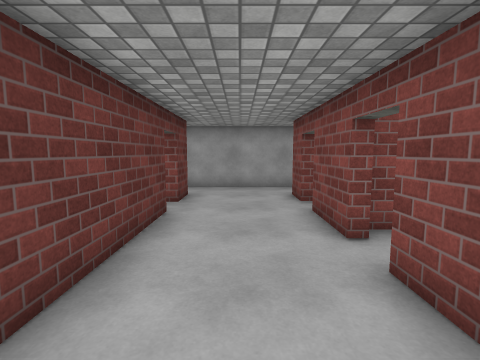
[1] (above)

16 first-person views from a walk through a 3-D level made in the Unity game engine. The camera is 1.4 m above the floor, tilts 6° down and sees 85° across. The floor is counted in squares, 1 m on a side. Each view is taken from the middle of a square. On the plan, view 1 faces up. The plan holds only what a view shows up to about 13 squares ahead; the rest is blank. The player character is not drawn. Surface patterns are stand-ins for the level's own textures.

[2]
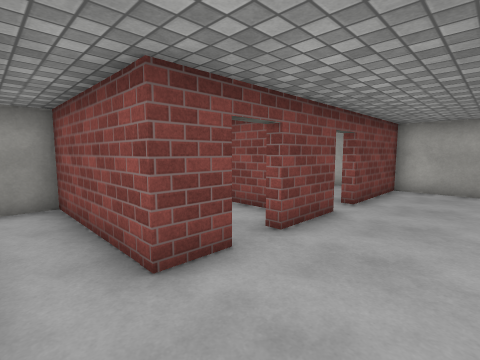

[3]
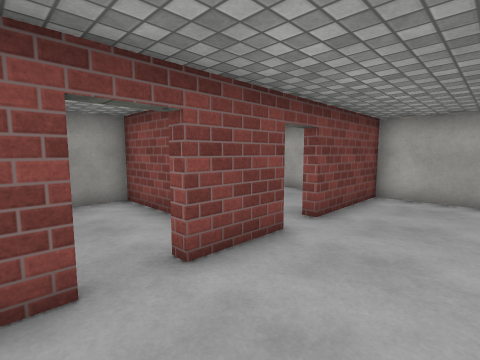

[4]
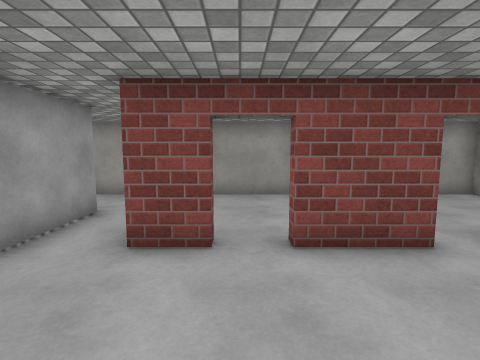

[5]
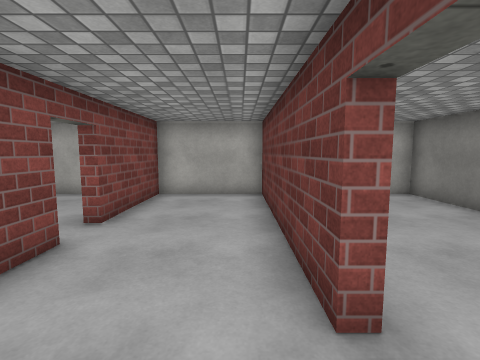

[6]
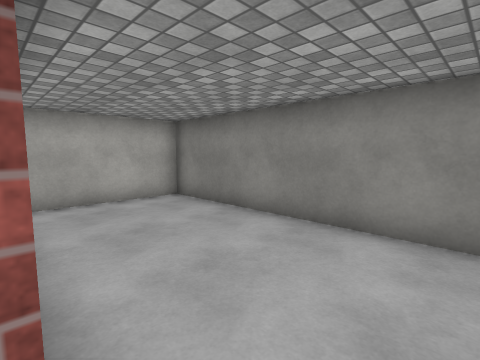

[7]
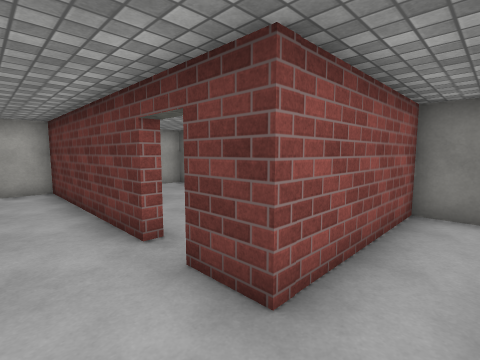

[8]
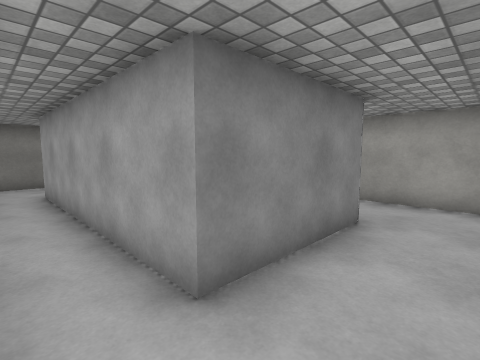

[9]
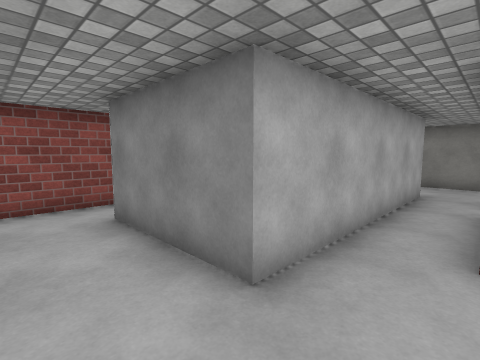

[10]
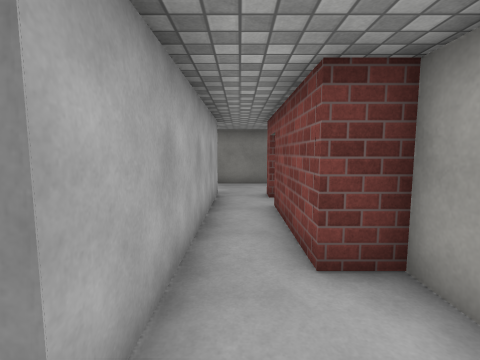

[11]
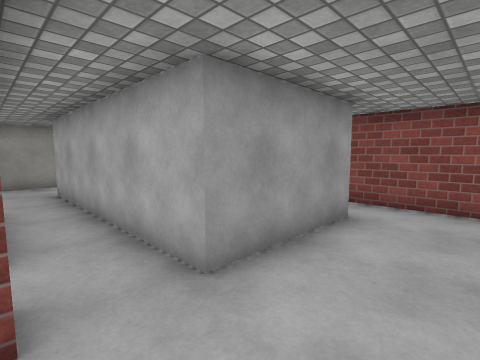

[12]
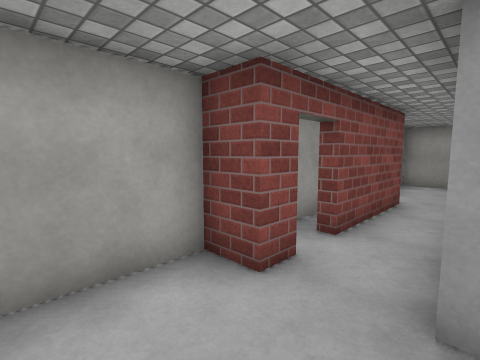

[13]
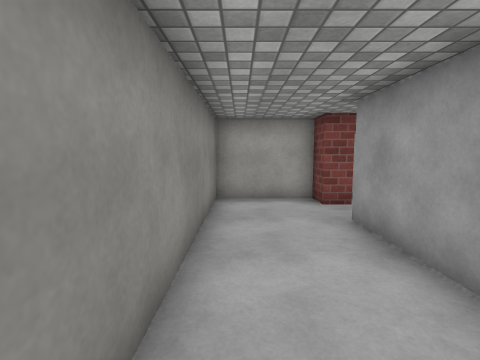

[14]
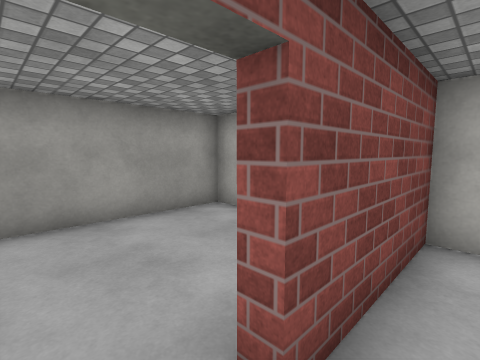

[15]
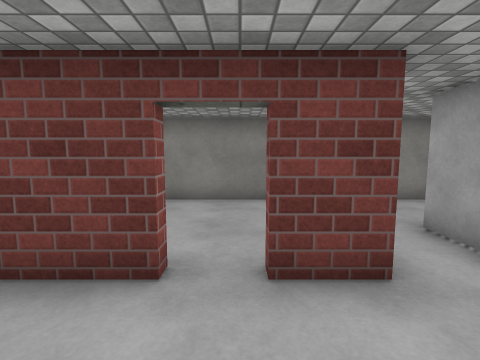

[16]
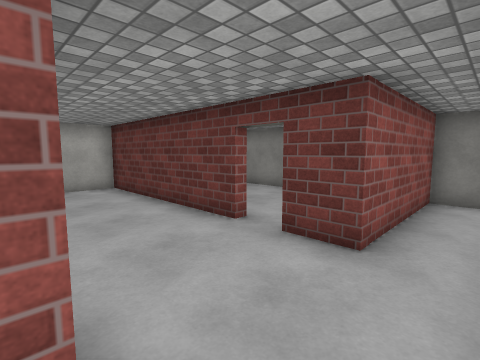

### Floor plan
Ten units are one square. View 1 is at (0, 0); x grows to the right and y downward. Boxes are objects, and circles mark ways between rooms. Rooms are numbered by the first view taken in them; rooms with no view inside come last. Other rooms are left out.
<svg viewBox="-72 -175 144 188">
<path fill="none" stroke="#000" d="M17 -73 17 -87 67 -87 67 -119M-21 -61 -17 -61 -17 8 17 8 17 -29M-35 -87 -17 -87 -17 -73 -21 -73M17 -41 17 -61M-37 -143 41 -143 41 -104 -37 -104M67 -138 67 -170 20 -170 20 -159 -19 -159M-30 -159 -37 -159M-37 -104 -37 -143M-37 -159 -37 -170 -67 -170 -67 -87 -35 -87M-67 -79 -67 8 -28 8M29 -46 22 -46M36 8 67 8 67 -39M21 -73 17 -73M30 -50 67 -50 67 -80M17 -61 21 -61"/>
<circle cx="-25" cy="-95" r="3" fill="#2a7"/>
<circle cx="-30" cy="-150" r="3" fill="#2a7"/>
<circle cx="-20" cy="-70" r="3" fill="#2a7"/>
<circle cx="20" cy="-30" r="3" fill="#2a7"/>
<circle cx="10" cy="-70" r="3" fill="#2a7"/>
<text x="10" y="-90">1</text>
<text x="-50" y="-120">2</text>
<text x="-50" y="-40">3</text>
<text x="40" y="-20">4</text>
<text x="40" y="-70">5</text>
</svg>
Room 1 opens to room 2. Room 1 opens to room 3. Room 1 opens to room 4. Room 1 opens to room 5.

Where each view was taken, in squares from view 1:
view 1: 0 up, 0 right, facing up
view 2: 10 up, 1 left, facing down-right
view 3: 8 up, 1 left, facing down-right
view 4: 7 up, 2 left, facing right
view 5: 8 up, 1 left, facing down
view 6: 7 up, 2 left, facing down-left
view 7: 10 up, 0 right, facing down-left
view 8: 9 up, 6 right, facing up-left
view 9: 16 up, 6 right, facing down-left
view 10: 15 up, 5 right, facing left
view 11: 16 up, 6 left, facing down-right
view 12: 14 up, 6 left, facing up-right
view 13: 9 up, 6 left, facing up
view 14: 4 up, 1 right, facing down-right
view 15: 7 up, 1 right, facing left
view 16: 10 up, 2 right, facing down-left
